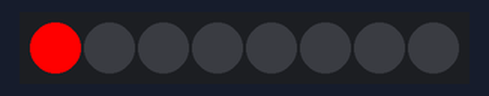
The sketch below on a simulated Arduino Uno, built with avr-gcc and run on an emulated ATmega328P. On the bench: 8 RGB LEDs in strip order, left to right.

Above: at 0.1 s.
At 11.1 s:
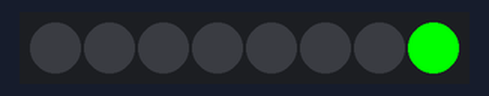
At 25.0 s:
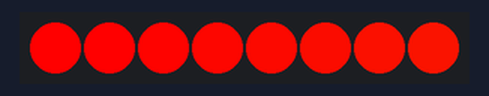
At 27.0 s:
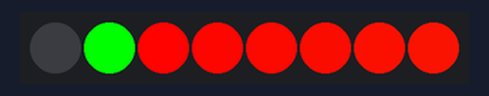
At 30.5 s:
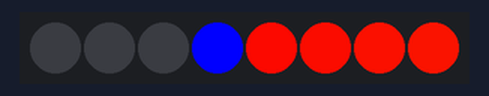
At 36.5 s:
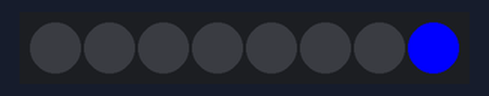
Timing chart, 0 to 40.0 s (numbered marks = the images above):
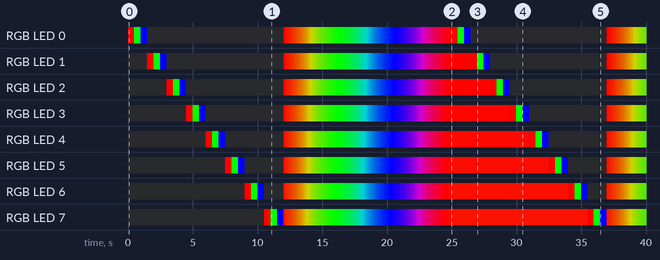

The sketch:

SF14.ino
```cpp
#include <Adafruit_NeoPixel.h>

#define PIN 8 // Pin connected to the NeoPixel ring
#define NUMPIXELS 8 // Number of pixels in the NeoPixel ring

Adafruit_NeoPixel pixels(NUMPIXELS, PIN, NEO_GRB + NEO_KHZ800);

void setup() {
  pixels.begin(); // Initialize the NeoPixel ring
}

void loop() {
  // Cycle through colors
  for (int i = 0; i < NUMPIXELS; i++) {
    pixels.setPixelColor(i, pixels.Color(255, 0, 0)); // Red
    pixels.show();
    delay(500);
    pixels.setPixelColor(i, pixels.Color(0, 255, 0)); // Green
    pixels.show();
    delay(500);
    pixels.setPixelColor(i, pixels.Color(0, 0, 255)); // Blue
    pixels.show();
    delay(500);
    pixels.setPixelColor(i, pixels.Color(0, 0, 0)); // Off
  }

  // Rainbow effect
  for (int j = 0; j < 256; j++) {
    for (int i = 0; i < NUMPIXELS; i++) {
      pixels.setPixelColor(i, Wheel((i + j) & 255));
    }
    pixels.show();
    delay(50);
  }
}

// Function to generate rainbow colors across 0-255 positions
uint32_t Wheel(byte WheelPos) {
  WheelPos = 255 - WheelPos;
  if (WheelPos < 85) {
    return pixels.Color(255 - WheelPos * 3, 0, WheelPos * 3);
  } else if (WheelPos < 170) {
    WheelPos -= 85;
    return pixels.Color(0, WheelPos * 3, 255 - WheelPos * 3);
  } else {
    WheelPos -= 170;
    return pixels.Color(WheelPos * 3, 255 - WheelPos * 3, 0);
  }
}
```

Measured:
- by itself, RGB LED 1: off → RGB(255, 0, 0) at 1.5 s, → RGB(0, 255, 0) 0.50 s later, → RGB(0, 0, 255) 0.50 s later, → off 0.50 s later, … (321 changes in this stretch)
- by itself, RGB LED 2: off → RGB(255, 0, 0) at 3.0 s, → RGB(0, 255, 0) 0.50 s later, → RGB(0, 0, 255) 0.50 s later, → off 0.50 s later, … (322 changes in this stretch)
- what the display in image 1 shows lasts 0.5 s, from 11.0 s to 11.5 s
- what the display in image 2 shows lasts 0.6 s, from 24.9 s to 25.5 s
